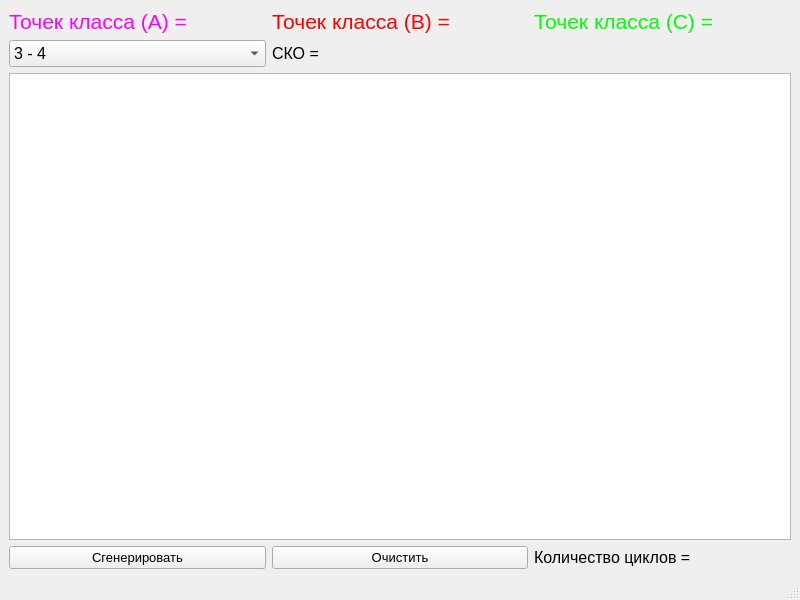
<?xml version="1.0" encoding="UTF-8"?>
<ui version="4.0">
 <class>MainWindow</class>
 <widget class="QMainWindow" name="MainWindow">
  <property name="geometry">
   <rect>
    <x>0</x>
    <y>0</y>
    <width>800</width>
    <height>600</height>
   </rect>
  </property>
  <property name="font">
   <font>
    <pointsize>10</pointsize>
   </font>
  </property>
  <property name="windowTitle">
   <string>MainWindow</string>
  </property>
  <widget class="QWidget" name="centralwidget">
   <layout class="QGridLayout" name="gridLayout">
    <item row="0" column="2">
     <widget class="QLabel" name="SKO3">
      <property name="font">
       <font>
        <pointsize>16</pointsize>
       </font>
      </property>
      <property name="text">
       <string>&lt;html&gt;&lt;head/&gt;&lt;body&gt;&lt;p&gt;&lt;span style=&quot; color:#00ff00;&quot;&gt;Точек класса (C) =&lt;/span&gt;&lt;/p&gt;&lt;/body&gt;&lt;/html&gt;</string>
      </property>
     </widget>
    </item>
    <item row="0" column="1">
     <widget class="QLabel" name="SKO2">
      <property name="font">
       <font>
        <pointsize>16</pointsize>
       </font>
      </property>
      <property name="text">
       <string>&lt;html&gt;&lt;head/&gt;&lt;body&gt;&lt;p&gt;&lt;span style=&quot; color:#ff0000;&quot;&gt;Точек класса (B) =&lt;/span&gt;&lt;/p&gt;&lt;/body&gt;&lt;/html&gt;</string>
      </property>
     </widget>
    </item>
    <item row="2" column="0" colspan="3">
     <widget class="QGraphicsView" name="graphicsView"/>
    </item>
    <item row="1" column="0">
     <widget class="QComboBox" name="comboBox">
      <property name="font">
       <font>
        <pointsize>12</pointsize>
       </font>
      </property>
      <item>
       <property name="text">
        <string>3 - 4</string>
       </property>
      </item>
      <item>
       <property name="text">
        <string>3 - 7</string>
       </property>
      </item>
      <item>
       <property name="text">
        <string>3 - 8</string>
       </property>
      </item>
      <item>
       <property name="text">
        <string>4 - 7</string>
       </property>
      </item>
      <item>
       <property name="text">
        <string>4 - 8</string>
       </property>
      </item>
      <item>
       <property name="text">
        <string>7 - 8</string>
       </property>
      </item>
     </widget>
    </item>
    <item row="3" column="1">
     <widget class="QPushButton" name="clearButton">
      <property name="maximumSize">
       <size>
        <width>16777215</width>
        <height>16777215</height>
       </size>
      </property>
      <property name="text">
       <string>Очистить</string>
      </property>
     </widget>
    </item>
    <item row="0" column="0">
     <widget class="QLabel" name="SKO1">
      <property name="font">
       <font>
        <pointsize>16</pointsize>
       </font>
      </property>
      <property name="text">
       <string>&lt;html&gt;&lt;head/&gt;&lt;body&gt;&lt;p&gt;&lt;span style=&quot; color:#ff00ff;&quot;&gt;Точек класса (A) =&lt;/span&gt;&lt;/p&gt;&lt;/body&gt;&lt;/html&gt;</string>
      </property>
     </widget>
    </item>
    <item row="3" column="0">
     <widget class="QPushButton" name="genButton">
      <property name="text">
       <string>Сгенерировать</string>
      </property>
     </widget>
    </item>
    <item row="3" column="2">
     <widget class="QLabel" name="cycleInfo">
      <property name="font">
       <font>
        <pointsize>12</pointsize>
       </font>
      </property>
      <property name="text">
       <string>Количество циклов =</string>
      </property>
     </widget>
    </item>
    <item row="1" column="1">
     <widget class="QLabel" name="SKO">
      <property name="font">
       <font>
        <pointsize>12</pointsize>
       </font>
      </property>
      <property name="text">
       <string>СКО =</string>
      </property>
     </widget>
    </item>
   </layout>
  </widget>
  <widget class="QMenuBar" name="menubar">
   <property name="geometry">
    <rect>
     <x>0</x>
     <y>0</y>
     <width>800</width>
     <height>29</height>
    </rect>
   </property>
  </widget>
  <widget class="QStatusBar" name="statusbar"/>
 </widget>
 <resources/>
 <connections/>
</ui>
